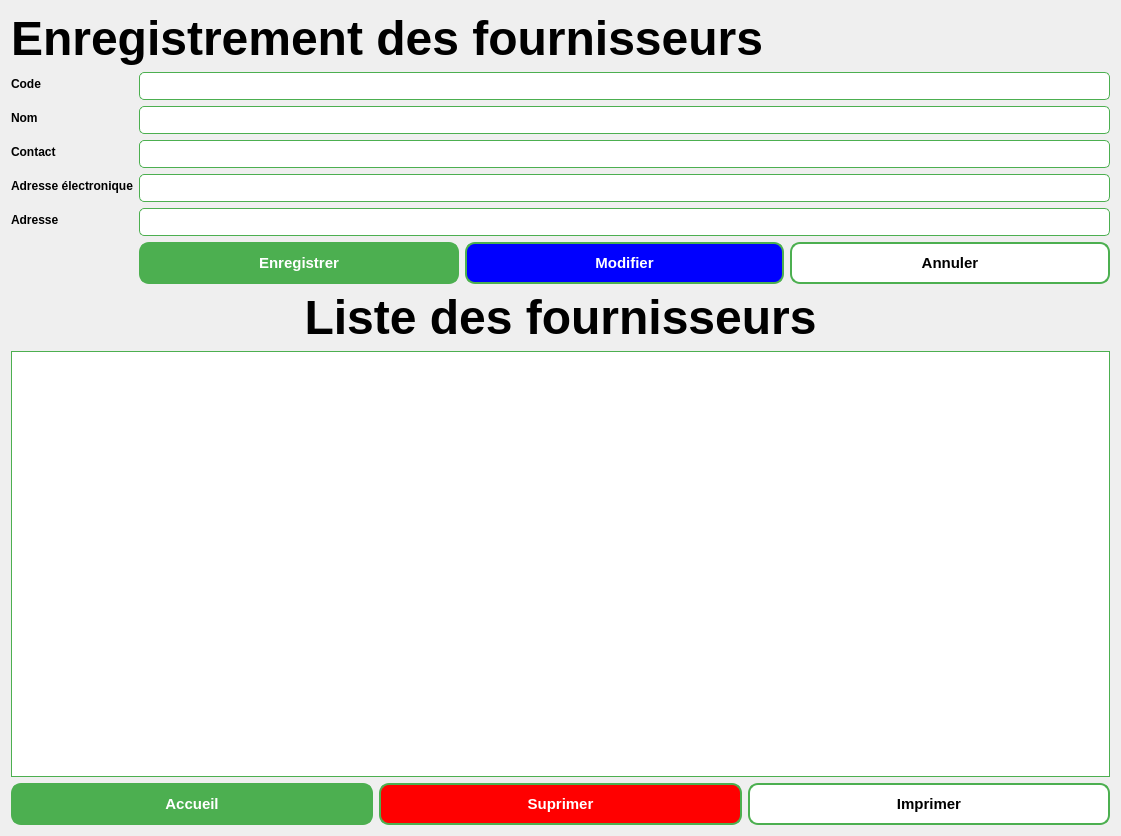
<?xml version="1.0" encoding="UTF-8"?>
<ui version="4.0">
 <class>Enregistrer_Fournisseur</class>
 <widget class="QWidget" name="Enregistrer_Fournisseur">
  <property name="geometry">
   <rect>
    <x>0</x>
    <y>0</y>
    <width>1121</width>
    <height>836</height>
   </rect>
  </property>
  <property name="windowTitle">
   <string>PharmaStock - Gestion des fournisseurs</string>
  </property>
  <property name="windowIcon">
   <iconset resource="images.qrc">
    <normaloff>:/images/Fournisseurs.jpg</normaloff>:/images/Fournisseurs.jpg</iconset>
  </property>
  <property name="styleSheet">
   <string notr="true">QWidget {
  font-family: Arial, sans-serif;

}

/* Style pour les QPushButton */
QPushButton {
    background-color: #4CAF50;  /* Vert */
    color: white;
    border: 2px solid #4CAF50;
    border-radius: 10px;
    padding: 10px;
	font-weight: bold;
	font-size: 15px
}

QPushButton:hover {
    background-color: #45a049;  /* Vert plus foncé */
}

QPushButton:pressed {
    background-color: #388E3C;  /* Vert encore plus foncé */
}

/* Style pour les QLineEdit */
QLineEdit {
    background-color: white;
    border: 1px solid #4CAF50;
    padding: 5px;
    border-radius: 5px;
    color: black;
}

QComboBox{
	background-color: white;
    border: 1px solid #4CAF50;
    padding: 5px;
    border-radius: 5px;
    color: black;
}

/* Style pour les QDateEdit */
QDateEdit {
    background-color: white;
    border: 1px solid #4CAF50;
    padding: 5px;
    border-radius: 5px;
    color: black;
}

/* Style pour les QSpinBox */
QSpinBox {
    background-color: white;
    border: 1px solid #4CAF50;
    padding: 5px;
    border-radius: 5px;
    color: black;
}

/* Style pour les QDoubleSpinBox */
QDoubleSpinBox {
    background-color: white;
    border: 1px solid #4CAF50;
    padding: 5px;
    border-radius: 5px;
    color: black;
}

/* Style pour le QTableView */
QTableView {
    background-color: white;
    gridline-color: #4CAF50;
    border: 1px solid #4CAF50;
	color:black;

}
QTableView:pressed {
	bacground-color:rgb(188, 188, 188);
	 gridline-color: #4CAF50;
    border: 1px solid #4CAF50;
	color:black;
}


QHeaderView::section {
    background-color: #4CAF50;
    color: white;
    padding: 4px;
    border: 1px solid #4CAF50;
}

/* Style pour les QLabel */
QLabel {
    color: black;
    font-weight: bold;
}
</string>
  </property>
  <layout class="QGridLayout" name="gridLayout_2">
   <item row="0" column="0">
    <layout class="QGridLayout" name="gridLayout">
     <item row="3" column="0">
      <widget class="QTableView" name="tableView"/>
     </item>
     <item row="4" column="0">
      <layout class="QHBoxLayout" name="horizontalLayout_2">
       <item>
        <widget class="QPushButton" name="accueil_pushButton">
         <property name="text">
          <string>Accueil</string>
         </property>
        </widget>
       </item>
       <item>
        <widget class="QPushButton" name="Suprimer_pushButton">
         <property name="styleSheet">
          <string notr="true">background-color:red;
color: white;</string>
         </property>
         <property name="text">
          <string>Suprimer</string>
         </property>
        </widget>
       </item>
       <item>
        <widget class="QPushButton" name="Imprimer_pushButton">
         <property name="styleSheet">
          <string notr="true">background-color:white;
color:black;</string>
         </property>
         <property name="text">
          <string>Imprimer</string>
         </property>
        </widget>
       </item>
      </layout>
     </item>
     <item row="0" column="0">
      <widget class="QLabel" name="label">
       <property name="text">
        <string>&lt;html&gt;&lt;head/&gt;&lt;body&gt;&lt;p&gt;&lt;span style=&quot; font-size:36pt; font-weight:600;&quot;&gt;Enregistrement des fournisseurs&lt;/span&gt;&lt;/p&gt;&lt;/body&gt;&lt;/html&gt;</string>
       </property>
      </widget>
     </item>
     <item row="1" column="0">
      <layout class="QFormLayout" name="formLayout">
       <property name="sizeConstraint">
        <enum>QLayout::SetFixedSize</enum>
       </property>
       <item row="1" column="0">
        <widget class="QLabel" name="label_2">
         <property name="text">
          <string>Nom </string>
         </property>
        </widget>
       </item>
       <item row="1" column="1">
        <widget class="QLineEdit" name="Nom_fournisseurs_lineEdit"/>
       </item>
       <item row="3" column="0">
        <widget class="QLabel" name="label_3">
         <property name="text">
          <string>Contact</string>
         </property>
        </widget>
       </item>
       <item row="3" column="1">
        <widget class="QLineEdit" name="Contact_fournisseurs_lineEdit"/>
       </item>
       <item row="5" column="0">
        <widget class="QLabel" name="label_4">
         <property name="text">
          <string>Adresse électronique</string>
         </property>
        </widget>
       </item>
       <item row="5" column="1">
        <widget class="QLineEdit" name="Adresse_electronique_fournisseurs_lineEdit"/>
       </item>
       <item row="6" column="0">
        <widget class="QLabel" name="label_5">
         <property name="text">
          <string>Adresse</string>
         </property>
        </widget>
       </item>
       <item row="6" column="1">
        <widget class="QLineEdit" name="Adresse_fournisseurs_lineEdit"/>
       </item>
       <item row="7" column="1">
        <layout class="QHBoxLayout" name="horizontalLayout">
         <item>
          <widget class="QPushButton" name="Enregistrer_pushButton">
           <property name="text">
            <string>Enregistrer</string>
           </property>
          </widget>
         </item>
         <item>
          <widget class="QPushButton" name="Modifier_pushButton">
           <property name="styleSheet">
            <string notr="true">background-color:blue;
color:white;</string>
           </property>
           <property name="text">
            <string>Modifier</string>
           </property>
          </widget>
         </item>
         <item>
          <widget class="QPushButton" name="AnnulerpushButton">
           <property name="styleSheet">
            <string notr="true">background-color:white;
color:black;</string>
           </property>
           <property name="text">
            <string>Annuler</string>
           </property>
          </widget>
         </item>
        </layout>
       </item>
       <item row="0" column="0">
        <widget class="QLabel" name="label_7">
         <property name="text">
          <string>Code</string>
         </property>
        </widget>
       </item>
       <item row="0" column="1">
        <widget class="QLineEdit" name="code_fournisseur">
         <property name="readOnly">
          <bool>false</bool>
         </property>
        </widget>
       </item>
      </layout>
     </item>
     <item row="2" column="0">
      <widget class="QLabel" name="label_6">
       <property name="text">
        <string>&lt;html&gt;&lt;head/&gt;&lt;body&gt;&lt;p align=&quot;center&quot;&gt;&lt;span style=&quot; font-size:36pt;&quot;&gt;Liste des fournisseurs&lt;/span&gt;&lt;/p&gt;&lt;/body&gt;&lt;/html&gt;</string>
       </property>
       <property name="alignment">
        <set>Qt::AlignCenter</set>
       </property>
      </widget>
     </item>
    </layout>
   </item>
  </layout>
 </widget>
 <resources>
  <include location="images.qrc"/>
 </resources>
 <connections/>
</ui>
